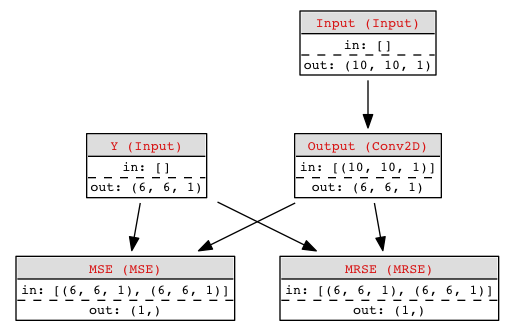

Here is the Python script that generated this plot:
import sys
import os
import numpy as np
import matplotlib.pylab as plt

sys.path.append(os.path.dirname(__file__)+"../../../")
from scratchnetwork import Network
from scratchnetwork.layers import Input
from scratchnetwork.layers import Conv2D
from scratchnetwork.losses import MSE
from scratchnetwork.metrics import MRSE
from scratchnetwork.optimizers import SGD
from scipy import signal
from scipy import ndimage
from scipy import misc
import time
net = Network()
inputX = net.Node("Input", Input, [10, 10, 1])
inputY = net.Node("Y", Input, [6, 6, 1])

B = net.Node("Output", Conv2D, 1, (5, 5), (1, 1), 'valid')

L1 = net.Node("MSE", MSE)
M1 = net.Node("MRSE", MRSE)

inputX.addNext(B)

L1.addPrev(B)
L1.addPrev(inputY)

M1.addPrev(B)
M1.addPrev(inputY)

optimizer=SGD(lr=1, mu=0, clip=1)
net.compile(losses=[L1], metrics=[M1], optimizer=optimizer)
net.plot(os.path.basename(sys.argv[0]).split(".")[0]+".png")

# Llenamos
a = 2*(np.random.rand(1000, 10, 10, 1) - 0.5)
b = np.zeros(shape=(1000, 6, 6, 1))
batch_size = 20

w1 = np.array([[0, 1, 2, 3, 4],[0, 1, 2, 3, 4],[0, 1, 2, 3, 4],[0, 1, 2, 3, 4],[0, 1, 2, 3, 4]])
w2 = np.transpose(w1)
s, k = 1, 2
w3 = [np.exp(-z*z/(2*s*s))/np.sqrt(2*np.pi*s*s) for z in range(-k,k+1)]
w3 = np.outer(w3, w3)
for f in [w1, w2, w3]:
	a0 = time.time()
	batch_index = 0
	net.compile(losses=[L1], metrics=[M1], optimizer=optimizer)
	net.start(inputs=[inputX], outputs=[B])

	f *= 3
	ff = np.flipud(np.fliplr(f))
	for i in range(b.shape[0]):
		for d in range(a.shape[-1]):
			b[i,:,:,d] = 2 + signal.convolve2d(a[i,:,:,d], ff, 'valid')

	for i in range(100000):
		Xaux = a[batch_index:(batch_index + batch_size)]
		Yaux = b[batch_index:(batch_index + batch_size)]
		net.train_batch({'Input': Xaux}, {'Y': Yaux})

		batch_index += batch_size
		if batch_index >= a.shape[0]:
			batch_index = 0
		if i % 500 == 0:
			net.monitoring()
	print(time.time() - a0)
	out = net.predict({'Input': a})
	kernels = net.get_weights('Output').get('kernels')

	# plot
	plt.subplot(1,2,1)
	plt.imshow(kernels[0][0])
	plt.subplot(1,2,2)
	plt.imshow(f)
	plt.colorbar()
	plt.show()
	
	print(np.transpose(np.vstack((out['Output'].flatten(), b.flatten()))))
